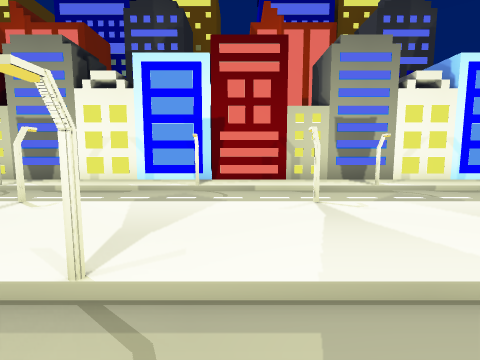
View 1 (above)

16 first-person views from a walk through a Unity game level. The camera is 1.5 m above the floor, tilts 6° down and sees 85° across. The floor is counted in squares, 2 m on a side. Each view is taken from the middle of a square. On the plan, view 1 faces up. The plan holds only what a view shows up to about 9 squares ahead; the rest is blank. The place goes on beyond the plan. The player character is not drawn.

View 2
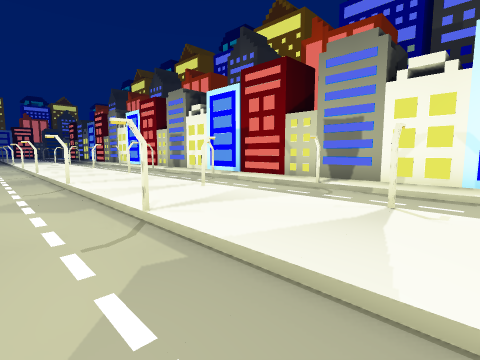

View 3
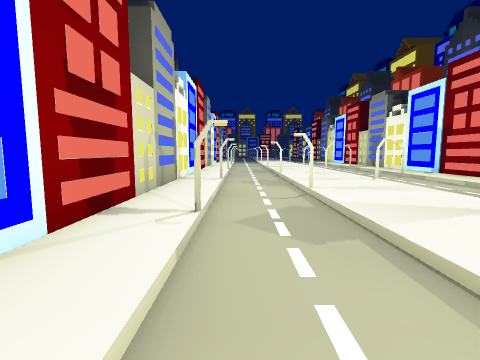

View 4
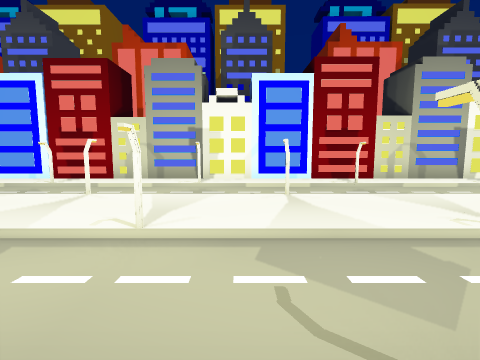

View 5
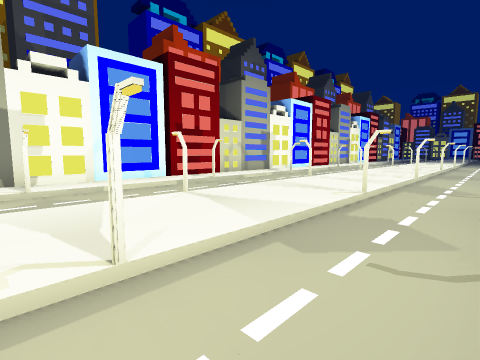

View 6
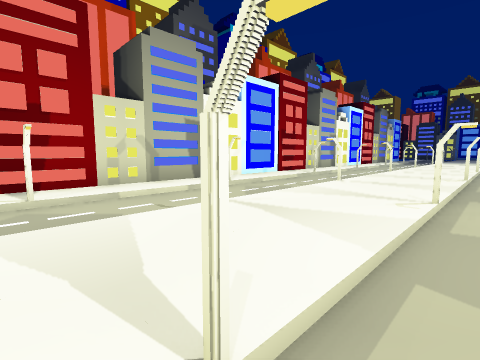

View 7
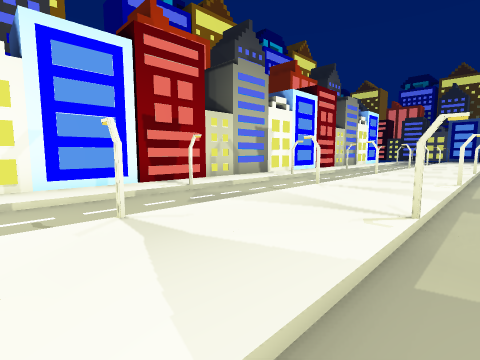

View 8
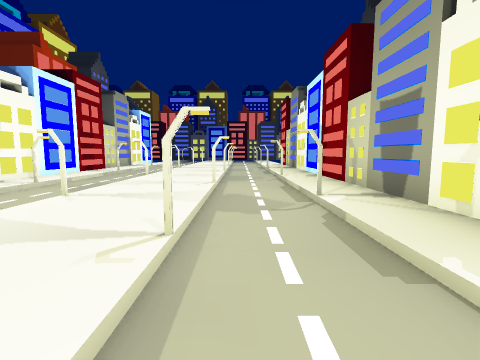

View 9
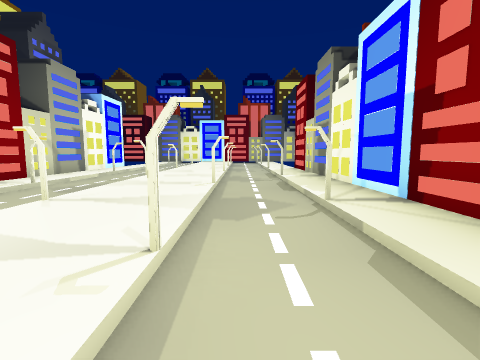

View 10
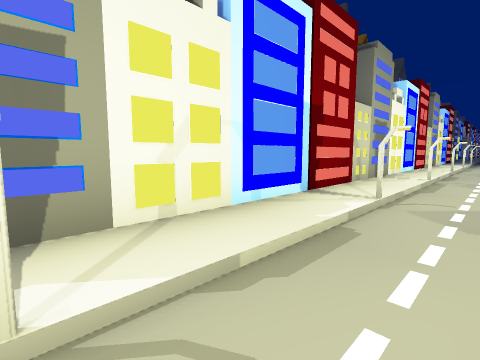

View 11
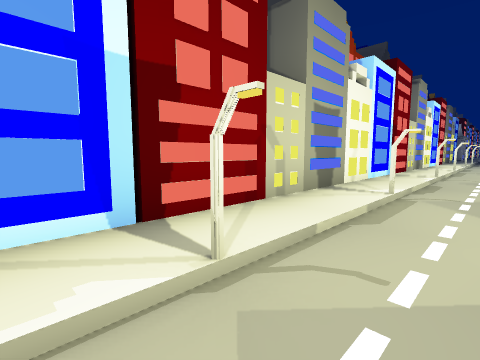

View 12
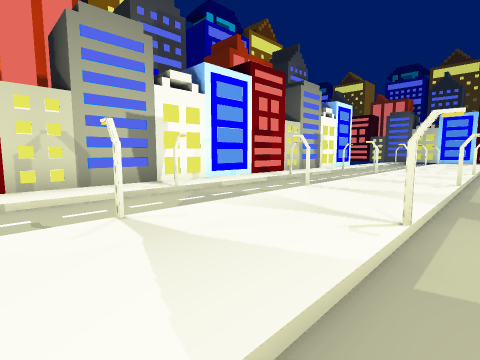

View 13
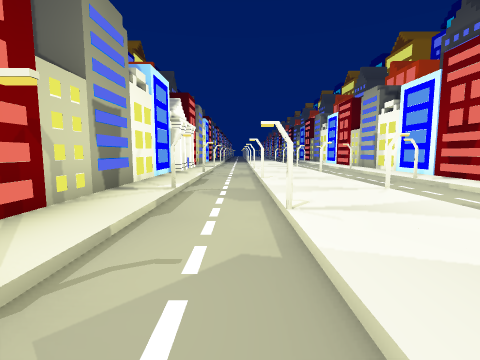

View 14
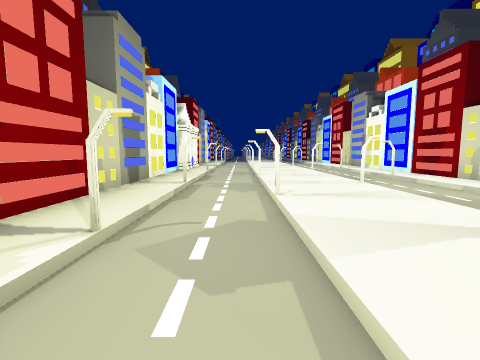

View 15
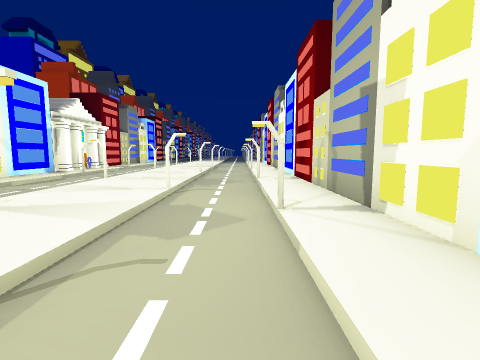

View 16
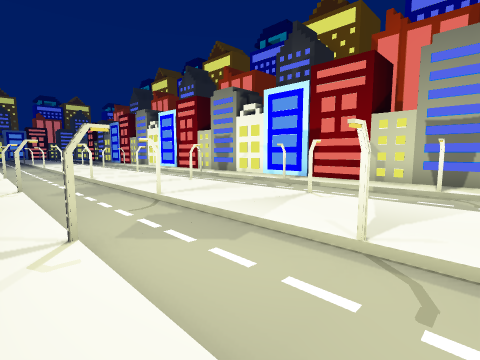

### Floor plan
Key: @ floor where view 1 was taken; # wall or solid block; . main floor; - floor 0.25 m lower than the main floor; / step, stairs or slope; B building.
Columns run from 29 left of view 1 to 7 right of it. Each row starts with its distance up from view 1.
  9     B                 BBB  B  B  B
  8     B                 BBBBBB BBBBBBB
  7 BBBBBBBBBBBBBBBBBBBBBBBBBBBBBBBBBBBBB
  6 ..................................../
  5 /#///#///#///#///#///#//#///#///#////
  4 -------------------------------------
  3 ...#...#...#...#...#..#...#...#...#..
  2 .....................................
  1 -#---#---#---#---#---#--#---#---#----
  0 ---#---#---#---#---#--#---#--@----#--
 -1 .....................................
 -2 BBBBBBBBBBBBBBBBBBBBBBBBBBBBBBBBBBBBB
 -3          B   B  B    B  B    BB  B
 -4      BBBBBBB BB BB  BBB      B

Positions as (right, up) in squares from view 1, and headings:
1: (0, 0), facing up
2: (-2, 0), facing up-left
3: (0, 0), facing left
4: (0, 6), facing down
5: (-6, 5), facing down-left
6: (-10, 4), facing down-left
7: (-15, 4), facing down-left
8: (-16, 4), facing left
9: (-20, 4), facing left
10: (-20, 4), facing up-right
11: (-17, 4), facing up-right
12: (-19, 4), facing down-left
13: (-2, 4), facing right
14: (-3, 4), facing right
15: (-2, 0), facing right
16: (-4, -1), facing up-left
